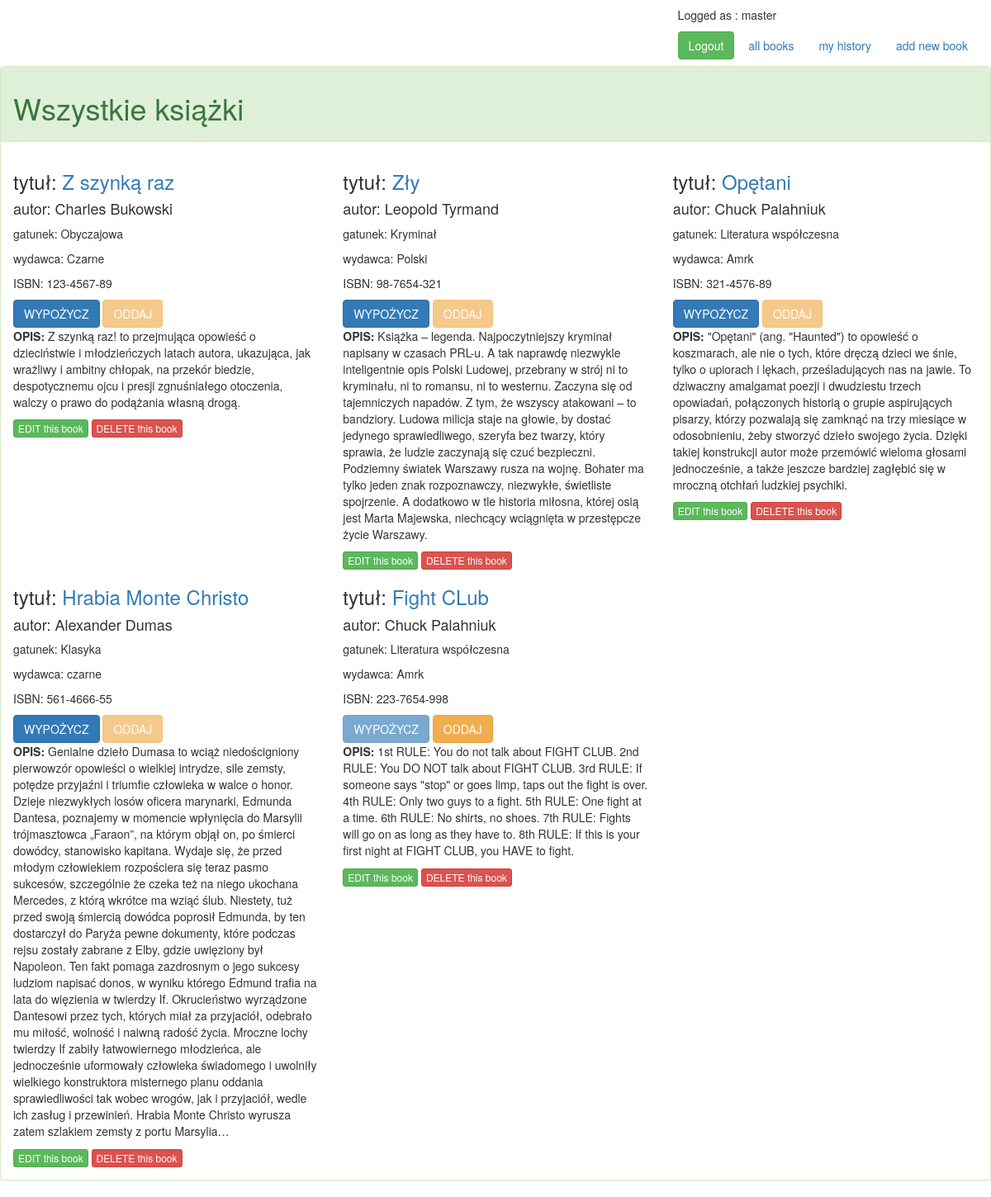
The page / (signed in) on the database as committed earlier.
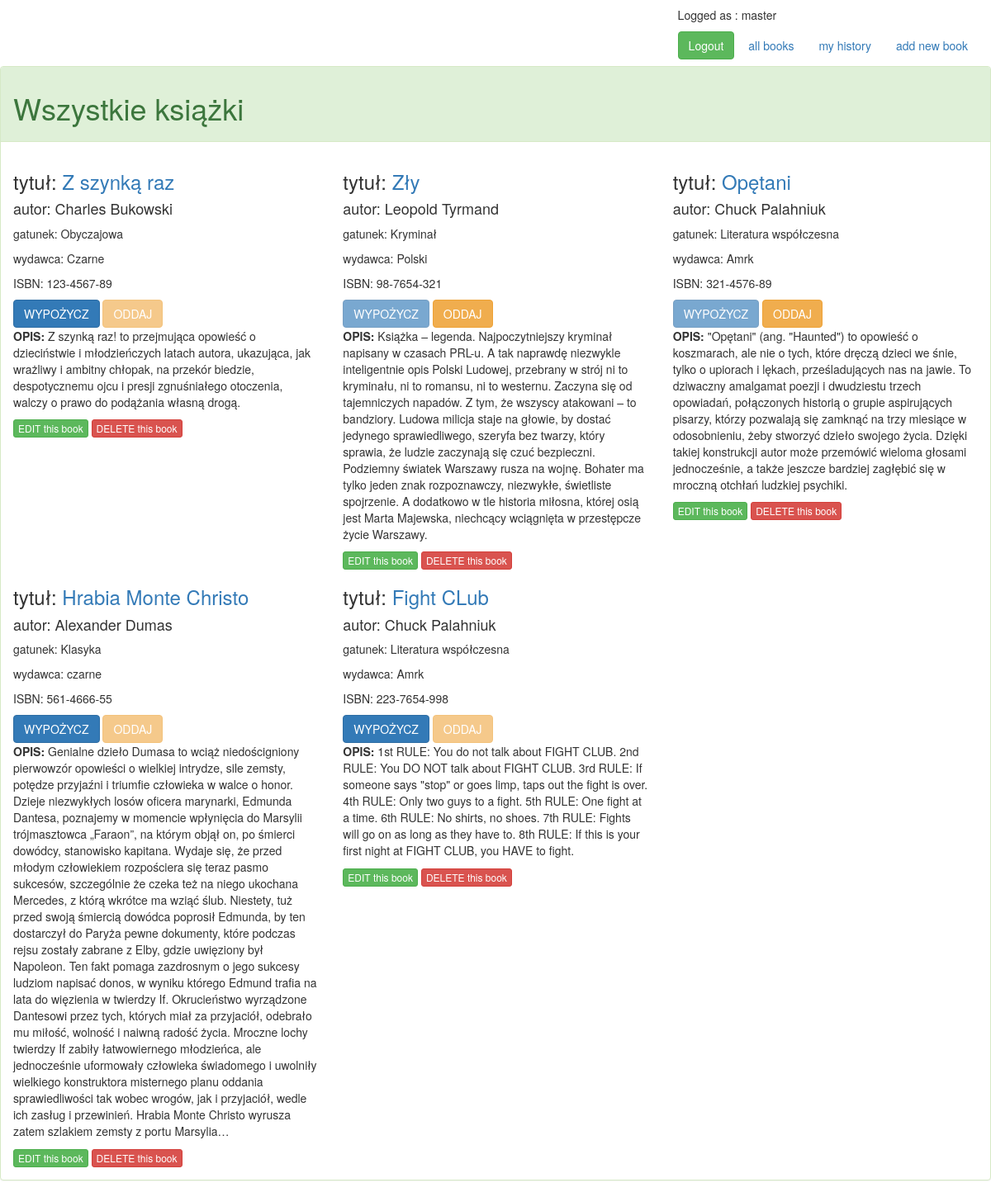
The same page on the database as committed later.
### books/models.py (models this page shows, shortened)
class Book(models.Model):
    title = models.CharField(max_length=128)
    author = models.CharField(max_length=128)
    description = models.TextField(null=True, blank=True)
    isbn = models.CharField(max_length=17)
    publisher = models.CharField(max_length=128)
    genre = models.IntegerField(choices=GENRES)
    available = models.BooleanField(default=True)
    lent_by = models.ManyToManyField(User, through='Logs')

### books/views.py (the view, shortened to what this page needs)
# urls.py: url(r'^$', ViewAllBooks.as_view(), name='all-books'),
class ViewAllBooks(LoginRequiredMixin, View):
    def get(self, request):
        books = Book.objects.all()
        return render(request, 'books/view_all.html', {'books': books})

### books/templates/books/view_all.html (shortened to what this page needs)
{% extends 'books/base_template.html' %}
{% block content %}
    <div class="panel panel-success">
        <div class="panel-heading">
            <h1> Wszystkie książki </h1>
        </div>
        <div class="panel-body">
        {% for book in books %}
                {% if forloop.first %}
            <div class="row">
                {% endif %}
                <div class="col-xs-4">
                    <h3>tytuł: <a href="book_edit/{{ book.id }}"> {{ book.title }} </a></h3>
                    <h4>autor: {{ book.author }} </h4>
                    <p>gatunek: {{ book.get_genre_display }} </p>
                    <p>wydawca:  {{ book.publisher }} </p>
                    <p>ISBN: {{ book.isbn }} </p>
                    {% if book.available %}
                        <form action="#" method="POST">
                            <button type="submit" class="btn btn-primary" name="action" value="lent">WYPOŻYCZ</button>
                            <button class="btn btn-warning" disabled>ODDAJ</button>
                        </form>
                    {% else %}
                        <form action="#" method="POST">
                            <button class="btn btn-primary" disabled>WYPOŻYCZ</button>
                            <button type="submit" class="btn btn-warning" name="action" value="return">ODDAJ</button>
                        </form>
                    {% endif %}
                    <p><strong>OPIS:</strong> {{ book.description }} </p>
                    <a href="book_edit/{{ book.id }}" class="btn btn-success btn-xs">EDIT this book</a>
                    <a href="book_delete/{{ book.id }}" class="btn btn-danger btn-xs">DELETE this book</a>
                </div>
            {% if forloop.counter|divisibleby:3 %}
            </div><div class="row">
            {% endif %}
            {% if forloop.last %}
            </div>
            {% endif %}
        {% endfor %}
        </div>
    </div>
{% endblock %}

Rows that differ between the two databases and show on the page:
changed Book "Zły": available True → False (drawn)
changed Book "Opętani": available True → False (drawn)
changed Book "Fight CLub": available False → True (drawn)
